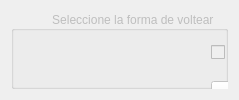
    <widget class="QWidget" name="tab">
     <property name="enabled">
      <bool>false</bool>
     </property>
     <attribute name="title">
      <string>Voltear</string>
     </attribute>
     <layout class="QHBoxLayout" name="horizontalLayout">
      <item>
       <widget class="QGroupBox" name="groupBox">
        <property name="minimumSize">
         <size>
          <width>211</width>
          <height>0</height>
         </size>
        </property>
        <property name="maximumSize">
         <size>
          <width>16777215</width>
          <height>141</height>
         </size>
        </property>
        <property name="layoutDirection">
         <enum>Qt::LeftToRight</enum>
        </property>
        <property name="title">
         <string>        Seleccione la forma de voltear</string>
        </property>
        <property name="alignment">
         <set>Qt::AlignCenter</set>
        </property>
        <property name="flat">
         <bool>false</bool>
        </property>
        <widget class="QCheckBox" name="hor">
         <property name="geometry">
          <rect>
           <x>200</x>
           <y>30</y>
           <width>97</width>
           <height>22</height>
          </rect>
         </property>
         <property name="text">
          <string>Horizontal</string>
         </property>
        </widget>
        <widget class="QCheckBox" name="ver">
         <property name="geometry">
          <rect>
           <x>300</x>
           <y>30</y>
           <width>97</width>
           <height>22</height>
          </rect>
         </property>
         <property name="text">
          <string>Vertical</string>
         </property>
        </widget>
        <widget class="QPushButton" name="pushButton">
         <property name="geometry">
          <rect>
           <x>200</x>
           <y>70</y>
           <width>151</width>
           <height>51</height>
          </rect>
         </property>
         <property name="text">
          <string>Volterar</string>
         </property>
        </widget>
       </widget>
      </item>
     </layout>
    </widget>
